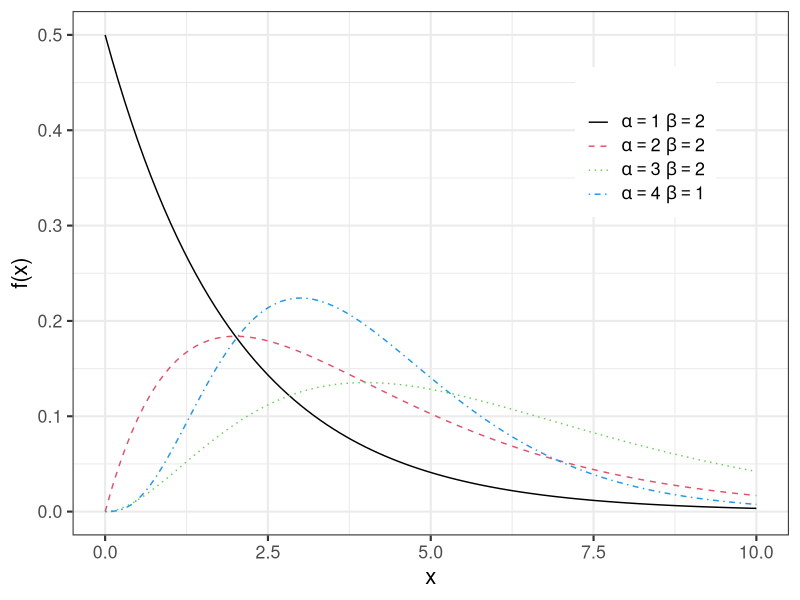
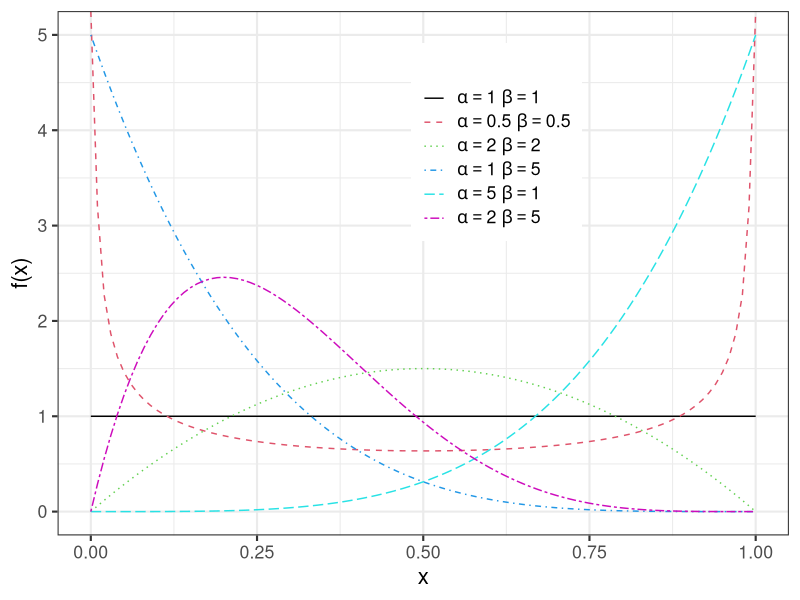
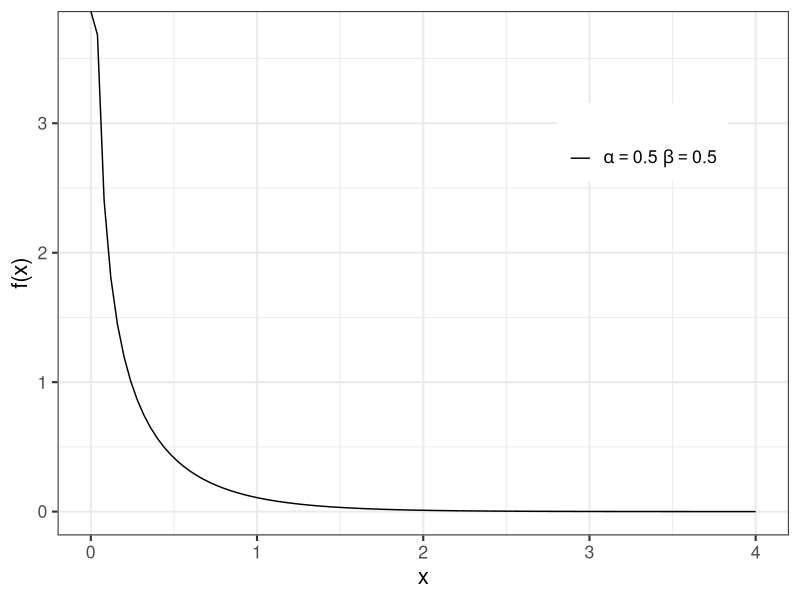
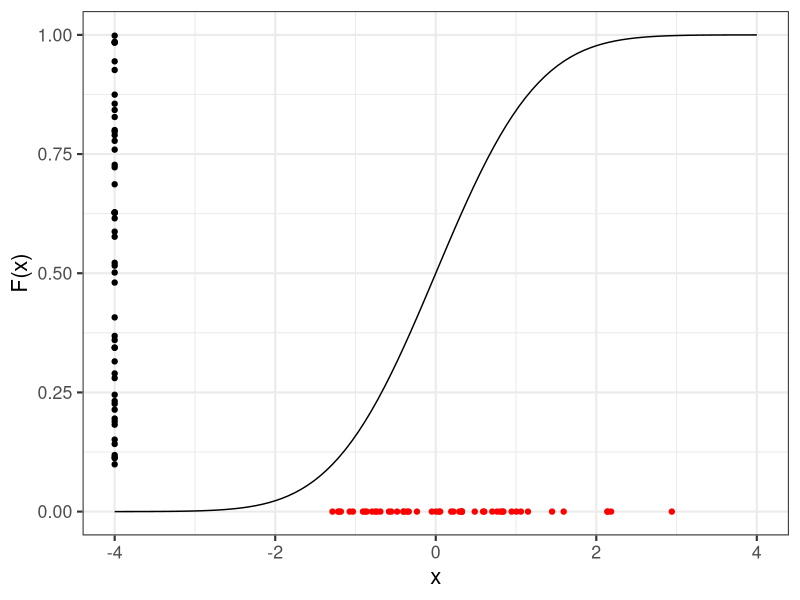
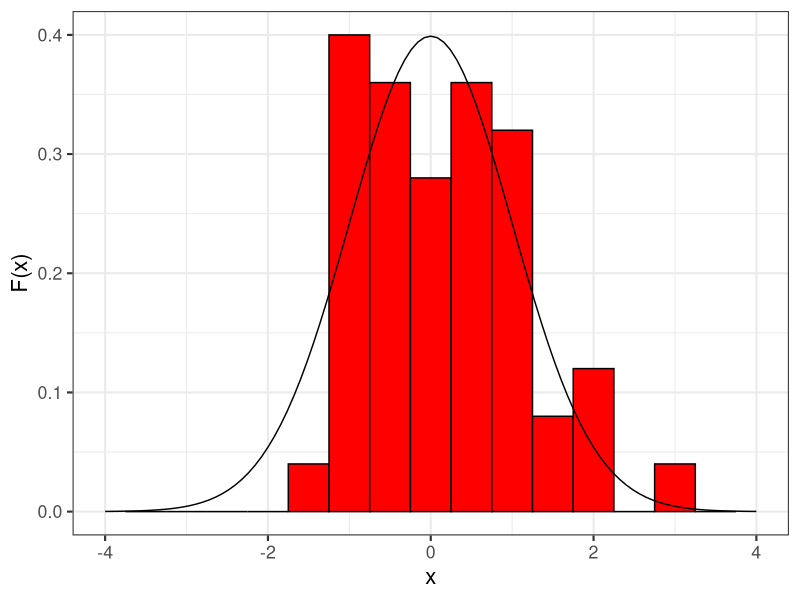
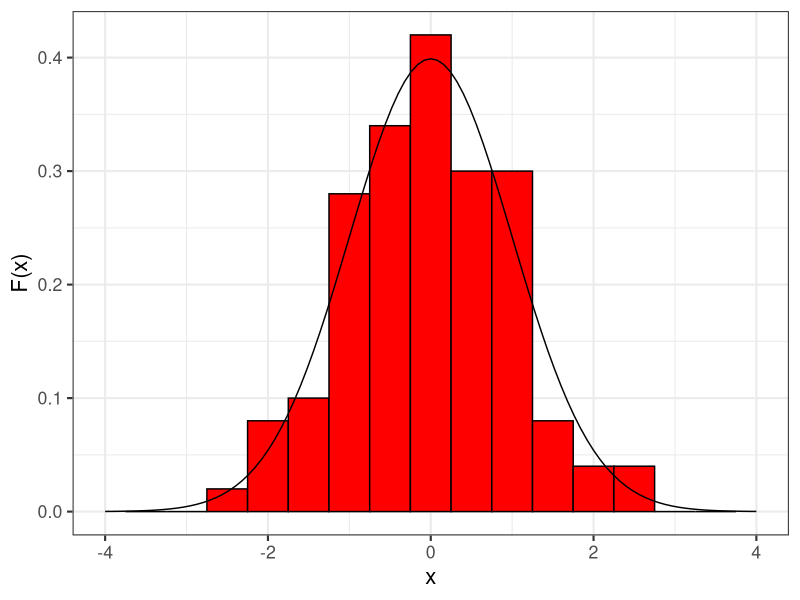
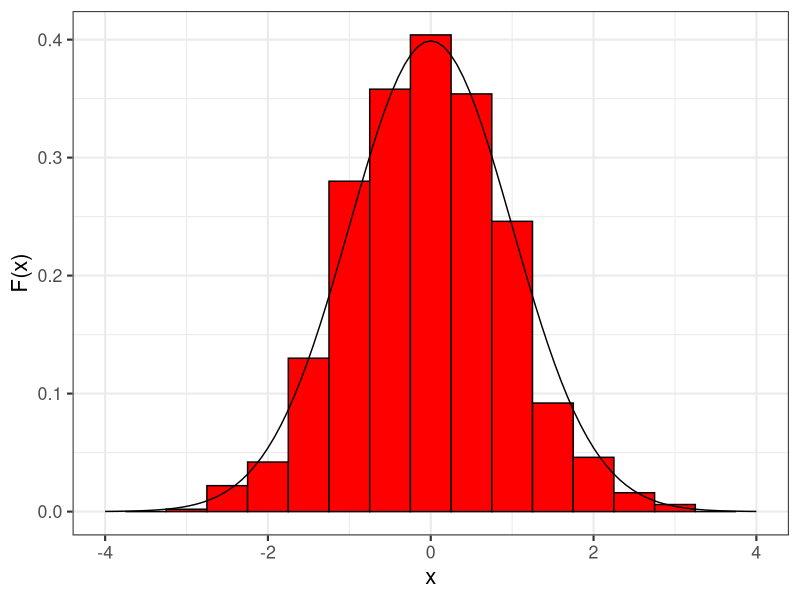

Recreate these plots in R, in order.
## ---- chunk 1
#| label: dgamma
#| message: false
#| warning: false
#| echo: false

library(ggplot2)

param = cbind(c(1:5), c(rep(2,3),1,1))
labels <- parse(text = sprintf("alpha == %d ~ beta == %d", param[,1], param[,2]))

ggplot() +
  geom_function(fun = dgamma, args = list(shape = param[1,1], scale = param[1,2]), 
                mapping = aes(colour = "1", linetype ="1" ) ) +
  geom_function(fun = dgamma, args = list(shape = param[2,1], scale = param[2,2]), 
                mapping = aes(colour = "2", linetype ="2" ) ) +
  geom_function(fun = dgamma, args = list(shape = param[3,1], scale = param[3,2]), 
                mapping = aes(colour = "3", linetype ="3" ) ) +
  geom_function(fun = dgamma, args = list(shape = param[4,1], scale = param[4,2]), 
                mapping = aes(colour = "4", linetype ="4" ) ) +
  # geom_function(fun = dgamma, args = list(shape = param[5,1], scale = param[5,2]), 
  #               mapping = aes(colour = "5", linetype ="5" ) ) +
  scale_color_manual(values = 1:5, breaks =  1:5, labels = labels) +
  scale_linetype_manual(values = 1:5, breaks =  1:5, labels = labels) +
  xlim(0,10) + 
  labs(
    x = "x",
    y = "f(x)",
    colour = "",
    linetype = "",
  ) + 
  theme_bw(base_size = 16) + 
    theme(legend.position = c(.8,.75))
## ---- chunk 2
#| label: dbeta
#| message: false
#| warning: false
#| echo: false

library(ggplot2)

param = cbind(c(1,.5,2,1,5,2), c(1,.5, 2, 5, 1, 5))
labels <- parse(text = sprintf("alpha == %f ~ beta == %f", param[,1], param[,2]))

ggplot() +
  geom_function(fun = dbeta, args= list(shape1 = param[1,1], shape2 = param[1,2]), 
                mapping = aes(colour = "1", linetype ="1" ) ) +
  geom_function(fun = dbeta, args= list(shape1 = param[2,1], shape2 = param[2,2]), 
                mapping = aes(colour = "2", linetype ="2" ) ) +
  geom_function(fun = dbeta, args= list(shape1 = param[3,1], shape2 = param[3,2]), 
                mapping = aes(colour = "3", linetype ="3" ) ) +
  geom_function(fun = dbeta, args= list(shape1 = param[4,1], shape2 = param[4,2]), 
                mapping = aes(colour = "4", linetype ="4" ) ) +
  geom_function(fun = dbeta, args= list(shape1 = param[5,1], shape2 = param[5,2]), 
                mapping = aes(colour = "5", linetype ="5" ) ) +
  geom_function(fun = dbeta, args= list(shape1 = param[6,1], shape2 = param[6,2]), 
                mapping = aes(colour = "6", linetype ="6" ) ) +
  scale_color_manual(values = 1:6, breaks =  1:6, labels = labels) +
  scale_linetype_manual(values = 1:6, breaks =  1:6, labels = labels) +
  xlim(0,1) + 
  # ylim(0,2.5) + 
  labs(
    x = "x",
    y = "f(x)",
    colour = "",
    linetype = "",
  ) + 
  theme_bw(base_size = 16) + 
    theme(legend.position = c(.6,.75))
## ---- chunk 3
#| label: dchisq
#| message: false
#| warning: false
#| echo: false

library(ggplot2)

param = cbind(c(0.5, 1:4), c(0.5, rep(2,3),1))
labels <- parse(text = sprintf("alpha == %f ~ beta == %f", param[,1], param[,2]))

ggplot() +
  geom_function(fun = dgamma, args = list(shape = param[1,1], scale = param[1,2]), 
                mapping = aes(colour = "1", linetype ="1" ) ) +
  # geom_function(fun = dgamma, args = list(shape = param[2,1], scale = param[2,2]), 
  #               mapping = aes(colour = "2", linetype ="2" ) ) +
  # geom_function(fun = dgamma, args = list(shape = param[3,1], scale = param[3,2]), 
  #               mapping = aes(colour = "3", linetype ="3" ) ) +
  # geom_function(fun = dgamma, args = list(shape = param[4,1], scale = param[4,2]), 
  #               mapping = aes(colour = "4", linetype ="4" ) ) +
  # geom_function(fun = dgamma, args = list(shape = param[5,1], scale = param[5,2]), 
  #               mapping = aes(colour = "5", linetype ="5" ) ) +
  scale_color_manual(values = 1:5, breaks =  1:5, labels = labels) +
  scale_linetype_manual(values = 1:5, breaks =  1:5, labels = labels) +
  xlim(0,4) +
  labs(
    x = "x",
    y = "f(x)",
    colour = "",
    linetype = "",
  ) + 
  theme_bw(base_size = 16) + 
    theme(legend.position = c(.8,.75))
## ---- chunk 4
#| label: qnorm
#| message: false
#| warning: false
#| echo: false
# set.seed(1234)

library(ggplot2)
n <- 50
U <- runif(n)
X <- qnorm(U)

ggplot() +
  geom_function(fun = pnorm) +
  geom_point(data = tibble::tibble(x = -4, y = U), aes(x=x, y=y)) + 
  geom_point(data = tibble::tibble(y = 0, x = X), aes(x=x, y=y), color = "red") + 
  xlim(-4,4) +
  labs(
    x = "x",
    y = "F(x)",
  ) + 
  theme_bw(base_size = 16) #+     theme(legend.position = c(.8,.75))
## ---- chunk 5
#| label: qnorm.hist.50
#| message: false
#| warning: false
#| echo: false

ggplot() +
  geom_histogram(aes(x=X, y=..density..), color = "black", fill="red", binwidth = 0.5) + 
  geom_function(fun = dnorm) +
  xlim(-4,4) +
  labs(
    x = "x",
    y = "F(x)",
  ) + 
  theme_bw(base_size = 16) #+     theme(legend.position = c(.8,.75))
## ---- chunk 6
#| label: qnorm.hist.100
#| message: false
#| warning: false
#| echo: false
n <- 100
U <- runif(n)
X <- qnorm(U)

ggplot() +
  geom_histogram(aes(x=X, y=..density..), color = "black", fill="red", binwidth = 0.5) + 
  geom_function(fun = dnorm) +
  xlim(-4,4) +
  labs(
    x = "x",
    y = "F(x)",
  ) + 
  theme_bw(base_size = 16) #+     theme(legend.position = c(.8,.75))
## ---- chunk 7
#| label: qnorm.hist.1000
#| message: false
#| warning: false
#| echo: false
n <- 1000
U <- runif(n)
X <- qnorm(U)

ggplot() +
  geom_histogram(aes(x=X, y=..density..), color = "black", fill="red", binwidth = 0.5) + 
  geom_function(fun = dnorm) +
  xlim(-4,4) +
  labs(
    x = "x",
    y = "F(x)",
  ) + 
  theme_bw(base_size = 16) #+     theme(legend.position = c(.8,.75))
